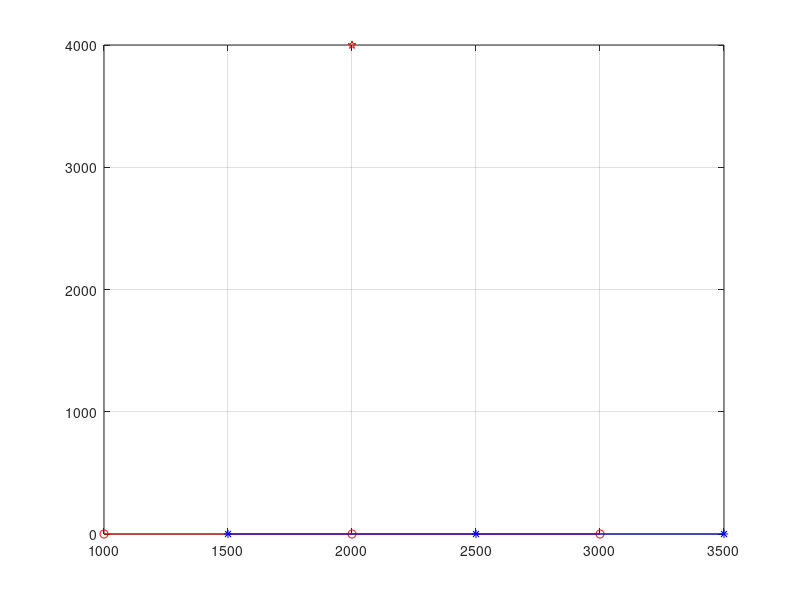

This chart was generated by the following MATLAB code: (Note: this script raises an error after producing the figure.)
clear all;
close all;
clc;
CF1=1; %show cost function
Known_Unknown_Sig   = 0; % 1- Known Signal, 0 - Unknown Signals
c = 3e8;                                               % Speed of light - 3*10^2 m/s
Q = 1;                                                  % Number of emitters
K = 3; %5                                         % Number of interception intervals
L = 2;%3;                                              % Number of receivers
SNRdB =  (5:5:45) ;  %ajw
ReceiverSpeed = 1e2;                      % receiver velocity (identical to all)
dist_mult = 1e3;
EmitterPos  = [2000 4000]; % [[1+5*rand,1+5*rand]*dist_mult;
fc  = 1e7;                             % carrier frequency
Ni_vec  =  zeros(1,K); %transmitter frequency shifts

max_dop = ReceiverSpeed/c*fc;
Fsc = 1e9;
Fs=Fsc/10;
Tsc = 1/Fsc;
Nsc = 2^10 ;   % - Number of samples in observation (after sampling the observation)


%Ns = NsVec(ns_ind);
time_vec = (0:Nsc-1)*Tsc;
freq_vec = (0:Nsc-1)*(Fsc/Nsc);
f_delta = freq_vec(2)-freq_vec(1);

ReceiverPos(:,1,1) =     (1:K)'*dist_mult;
ReceiverPos(:,2,1) =    (0*ones(1,K))'*dist_mult;
ReceiverVel(:,:,1) =      (ones(K,1)*[ReceiverSpeed 0]);

ReceiverPos(:,1,2) =     (1:K)'*dist_mult+500;
ReceiverPos(:,2,2) =     ReceiverPos(:,2,1) ;
ReceiverVel(:,:,2) =      (ones(K,1)*[ReceiverSpeed 0]);

figure
plot(ReceiverPos(:,1,1),ReceiverPos(:,2,1),'r-o', ReceiverPos(:,1,2),ReceiverPos(:,2,2),'b-*',...
    EmitterPos(1),EmitterPos(2),'rp') ; grid on
drawnow

%[TOA,Doppler_shift] = Create_Tau_Doppler(EmitterPos,ReceiverPos,ReceiverVel,fc,c,L,K);

%b_vec=ones(size(b_vec));

Nexp = 50; % Number of Monte-Carlo trials 

DPDRun = 1;
STRun = 0;

%SNRdB =  [-14:2:0]; 


sigma2Vec = 10.^(-SNRdB/10);                             % noise variance
sigma2dBVec = 10*log10(sigma2Vec);                              % noise variance [dB]

% %%%%%%%%%%%%%%%%%%%%%%%%%%%%%%%%%%%%%%%%%%%%%%

Norm_mat = zeros(length(SNRdB),Nexp);
%Poserr_DPD = zeros(length(NsVec),length(SNRdB));
%Bias_DPD = Poserr_DPD;    Poserr_ST = Poserr_DPD ;   Bias_ST = Bias_DPD;
r_vec_t = zeros(Nsc,K,L);
r_vec_f = zeros(Nsc,K,L);
r_vec_f_temp = zeros(2*Nsc,K,L);

disp('Generating Data...')
NOF = 20;

amplitudes = ones(K,NOF);
phases = rand(K,NOF)*0;
if NOF>1
    % Wide band signal ( BW = (0.4*Fs-max_dop))
    f1 = (max_dop:(0.4*Fs-max_dop)/(NOF-1):0.4*Fs);

else
    f1 = max_dop;
end
% window=ones(Ns,1);
% p=10;
% window(1:p)=zeros(p,1);
% window(end-p+1:end)=zeros(p,1);
b_vec=ones(1,K,L);
       
for snr_ind = 1:length(SNRdB)
    sigma2  = sigma2Vec(snr_ind);

    for nexp = 1:Nexp

        ttCPU = cputime;

        %%%%%%%%%%%%%%%%%%%%%%%%%%%%%%%%%%%%%%%%%%%%%%%%%%%%%%
        % Create the obsreved signal at the nth Expriment
        %    r_ell_k = b_ell_k *S_k(t - TOA_ell_k) * exp[j*2*pi*(Ni_k+fc*mu_ell_k)*(t - TOA_ell_k)] + w_ell_k;
        %%%%%%%%%%%%%%%%%%%%%%%%%%%%%%%%%%%%%%%%%%%%%%%%%%%%%%


        %figure
        %plot(window)
        %window=window-min(window);
        %EmitterPos=EmitterPos+(rand(size(EmitterPos))-.5);
         for k = 1:K
             for ell = 1:L

                [TOA,Doppler_shift] = Create_Tau_Doppler(EmitterPos,ReceiverPos,ReceiverVel,fc,c,L,K);
                reg_sig(:,k) = amplitudes(k,:)*sin( 2*pi*(f1')*time_vec ) ; 
                s1=floor(TOA(ell,k)/Tsc);
                s2=ceil(TOA(ell,k)/Tsc);
                T1=TOA(ell,k)-s1*Tsc;
                T2=Tsc-T1;
                int=circshift(reg_sig(:,k),s1)*T2/Tsc + circshift(reg_sig(:,k),s2)*T1/Tsc;
                %int=circshift(reg_sig(:,k),s1);
                Delayed_sig(:,k,ell)=int.*exp(i*2*pi*Doppler_shift(ell,k)*time_vec');
                E_sig = Delayed_sig(:,k,ell)'*Delayed_sig(:,k,ell);
                noise = sqrt(E_sig*sigma2/2)*(randn(Nsc,1)+i*randn(Nsc,1));
                r_vec_t(:,k,ell) =  Delayed_sig(:,k,ell) + noise ;  % (Eq.1 - new)
%                     r_vec_t(:,k,ell) = Delayed_sig  ;  
                %r_vec_f(:,k,ell) =  fft(r_vec_t(:,k,ell)); 
                %r_vec_f_temp(:,k,ell) =  fft(r_vec_t(:,k,ell),2*Ns); % Insert zero padding  length Ns
            end;%ell
        end;%k

        %%%%%%%%%%%%%%%%%%%%%%%%%%%%%%%
        % GRID SEARCH PARAMETERS
        %%%%%%%%%%%%%%%%%%%%%%%%%%%%%%%

        dLR_DPD =  400;
        dLR_ST = dLR_DPD;
        dC_DPD = 1*dist_mult;
        dC_ST = dC_DPD;
        Xsearch_DPD = [-dLR_DPD,-dLR_DPD/2,0,dLR_DPD/2,dLR_DPD]+EmitterPos(1)+(rand-.5)*10;
        Ysearch_DPD = [-dLR_DPD,-dLR_DPD/2,0,dLR_DPD/2,dLR_DPD]+EmitterPos(2)+(rand-.5)*10;
        Xsearch_ST = [1*dist_mult:dLR_ST:9*dist_mult];
        Ysearch_ST = [1*dist_mult:dLR_ST:9*dist_mult];
        LRDiv_DPD = [2 10 1 ];
        CDiv_DPD = [10 10 1 ];


        %%%%%%%%%%%%%%%%%%%%%%%%%%%%%%%%%%%%%%%%%%%%%%%%%%%%%%%%%%%%%%
        %%%%%%%%%%%%%%%%%%%%%%%%%%%%%%%%%%%%%%%%%%%%%%%%%%%%%%%%%%%%
        % DIRECT EMITTER LOCALIZATION
        %%%%%%%%%%%%%%%%%%%%%%%%%%%%%%%%%%%%%%%%%%%%%%%%%%%%%%%%%%%%
        if DPDRun
            disp('DPD Search Started...')
            counter = 0;     
            while dLR_DPD > .1
                counter = counter+1;
                if CF1
                    Xsearch_DPD = [-50:1:50]+EmitterPos(1);
                    Ysearch_DPD = [-50:1:50]+EmitterPos(2);
                end
                
                [EmitPosEst_DPD,Xest_DPD,Yest_DPD,CF_DPD]  = DPD(time_vec,Xsearch_DPD,Ysearch_DPD,ReceiverPos,ReceiverVel,K,L,...
                                                           Q,fc,c,Nsc,r_vec_t,freq_vec,f_delta,Known_Unknown_Sig,CF1);

                %if Xest_DPD==Xsearch_DPD(1) || Xest_DPD==Xsearch_DPD(end) || Yest_DPD==Ysearch_DPD(1) || Yest_DPD==Ysearch_DPD(end)
                %else
                    dLR_DPD=dLR_DPD*.8;
                %end
                Xsearch_DPD = [-dLR_DPD,0,dLR_DPD]+Xest_DPD+(rand-.5)*0;
                Ysearch_DPD = [-dLR_DPD,0,dLR_DPD]+Yest_DPD+(rand-.5)*0;
            end
%             ddd=10;
%             Xsearch_DPD = [-.1,0,.1] +   Xest_DPD;
%             Ysearch_DPD = [-.1,0,.1] +   Yest_DPD;
%             while ddd>1
%                 [EmitPosEst_DPD,Xest_DPD,Yest_DPD,CF_DPD]  = DPDPosEst_f(time_vec,Xsearch_DPD,Ysearch_DPD,ReceiverPos,ReceiverVel,K,L,...
%                                                            Q,fc,c,Nsc,r_vec_t,freq_vec,f_delta,Known_Unknown_Sig,CF1);
%                 if Xest_DPD==Xsearch_DPD(1) || Xest_DPD==Xsearch_DPD(end) || Yest_DPD==Ysearch_DPD(1) || Yest_DPD==Ysearch_DPD(end)
%                     Xsearch_DPD = [-.1,0,.1] +   Xest_DPD;
%                     Ysearch_DPD = [-.1,0,.1] +   Yest_DPD;
%                 else
%                     ddd=0;
%                 end
%             end

            x_hat_DPD(snr_ind,nexp)  = Xest_DPD;
            y_hat_DPD(snr_ind,nexp)  = Yest_DPD;

            Norm_mat(snr_ind,nexp) = norm(EmitPosEst_DPD - EmitterPos');
            disp(['SNR,Exp ', '[' ,num2str(SNRdB(snr_ind)), ',' num2str(nexp) ']',...
                'Norm_mat = ',num2str( Norm_mat(snr_ind,nexp))])
        end %DPD Run

    %%%%%%%%%%%%%%%%%%%%%%%%%%%%%%%%%%%%%%%%%%%%%%%%%%%%%%%%%%%%
    % CONVENTIONAL EMITTER LOCALIZATION
    %%%%%%%%%%%%%%%%%%%%%%%%%%%%%%%%%%%%%%%%%%%%%%%%%%%%%%%%%%%%

        if STRun

            % Estimate Doppler shift and TOA  at each interception point
            %%%%%%%%%%%%%%%%%%%%%%%%%%%%%%%%%%%%%%%%%%%%%%%%%%%%%%%%%%%%
            max_distance = sqrt(2)*(Xsearch_ST(end) - Xsearch_ST(1)); % meters
            max_TOA = max_distance/c ;

            [Est_Doppler_Shift,Est_TOA] =    Est_Doppler_toa2(r_vec_f_temp,r_vec_t,r_vec_f,Ns,Fs,Ts,K,time_vec,freq_vec,max_dop,max_TOA,Known_Unknown_Sig);

            %%%%%%%%%%%%%%%%%%%%%%%%%%%%%%%%%%%%%%%%%%%%%%%%%%%%%%%%%%%%
            % Estimate the emitter position -  NON-DD POSITIONING APPRAOCH
            %%%%%%%%%%%%%%%%%%%%%%%%%%%%%%%%%%%%%%%%%%%%%%%%%%%%%%%%%%%%
            disp('Stein - Search Started...')
            counter = 0;     
            while dLR_ST > 1
                counter = counter+1;
                [EmitPosEst_ST,Xest_ST,Yest_ST,CF_ST]  =  STPosEst(Est_Doppler_Shift,Est_TOA,Xsearch_ST,...
                                                                    Ysearch_ST,K,L,ReceiverPos,ReceiverVel,fc,c,Known_Unknown_Sig);

%                     if counter == 1
%                         figure,surf(Ysearch_ST,Xsearch_ST,CF_ST), shading interp
%                         xlabel('Y axis [meter]'); ylabel('X axis [meter]');title('CF ST')
%                     end
                Xsearch_ST = Xest_ST- 4*dLR_ST:dLR_ST/2:Xest_ST+ 4*dLR_ST;
                Ysearch_ST = Yest_ST- 4*dLR_ST:dLR_ST/2:Yest_ST+ 4*dLR_ST;
                if min(abs([Xsearch_ST(1),Xsearch_ST(end)]-Xest_ST))<0.5*dLR_ST ||...
                         min(abs([Ysearch_ST(1),Ysearch_ST(end)]-Yest_ST))<0.5*dLR_ST
                    %%%
                else
                    dLR_ST = dLR_ST/2;
                end
            end

            %%%%%%%%%%%%%%%%%%%%%%%%%%%%%%%%%%
            % The Estimated Postion
            %%%%%%%%%%%%%%%%%%%%%%%%%%%%%%%%%%
            x_hat_ST(snr_ind,nexp)  = Xest_ST;
            y_hat_ST(snr_ind,nexp)  = Yest_ST;

            Norm_mat_ST(snr_ind,nexp) = norm(EmitPosEst_ST - EmitterPos');
            disp(['SNR,Exp ', '[' ,num2str(SNRdB(snr_ind)), ',' num2str(nexp) ']',...
                'Norm_mat_ST = ',num2str( Norm_mat_ST(snr_ind,nexp))])
        end %STRun
    end% Nexp

    %%%%%%%%%%%%%%%%%%%%%%%%%%%%%%%%%%%%%%%%%%%%%%%%%%%%%%%%%%%%
    % CRAMER RAO LOWER BOUND
    %%%%%%%%%%%%%%%%%%%%%%%%%%%%%%%%%%%%%%%%%%%%%%%%%%%%%%%%%%%%

%     [CRBp,J] =   CRLB_d_9_2_09(Delayed_sig,amplitudes,phases,b_vec,sigma2,EmitterPos,ReceiverPos,ReceiverVel,Ni_vec,c,Nsc,K,L,Q,...
%         fc,Fs,max_dop,freq_vec,time_vec,Known_Unknown_Sig,TOA,Doppler_shift,f1);
%     CRBp_Std(ns_ind,snr_ind)  =  sqrt(CRBp(1,1)+CRBp(2,2));

%         % For test only 12.2.09
%         disp(['SNR,Exp ', '[' ,num2str(SNRdB(snr_ind)), ']' , 'CRBp_Std ',num2str(CRBp_Std(ns_ind,snr_ind)), ...
%             'time:',num2str(cputime - ttCPU)]);
    %%%%%%%%%%%%%%%%%%%%%%%%%%%%%%%%%%%%%%%%%%%%%%%%%%%%%%%%%%%

    %%%%%%%%%%%%%%%%%%%%%%%%%%%%%%%%%%
    % Calculate RMSE and Bias 
    %%%%%%%%%%%%%%%%%%%%%%%%%%%%%%%%%%

     %DPD
    if DPDRun  
        Bias_vec_DPD = [mean(x_hat_DPD(snr_ind,1:Nexp)); mean(y_hat_DPD(snr_ind,1:Nexp))] - EmitterPos';
        ErrorMat_DPD = [x_hat_DPD(snr_ind,1:Nexp);y_hat_DPD(snr_ind,1:Nexp)] - EmitterPos'*ones(1,Nexp);
        Pt_DPD = 1/Nexp * ErrorMat_DPD * ErrorMat_DPD';
        Poserr_DPD(1,snr_ind) = sqrt(Pt_DPD(1,1)+Pt_DPD(2,2));
        Bias_DPD(1,snr_ind) = norm([mean(ErrorMat_DPD(1,:)), mean(ErrorMat_DPD(2,:))]);

%             disp(['SNR,Exp ', '[' ,num2str(SNRdB(snr_ind)), ']' ,' Direct: Error ',num2str(Poserr_DPD(ns_ind,snr_ind)),...
%                 ' Direct: Bias ',num2str(Bias_DPD(ns_ind,snr_ind)), 'time:',num2str(cputime - ttCPU)]);
        disp(['SNR,Exp ', '[' ,num2str(SNRdB(snr_ind)), ']' ,' Direct: Error ',num2str(Poserr_DPD(1,snr_ind)),...
            ' Direct: Bias ',num2str(Bias_DPD(1,snr_ind)), 'CRBp_Std ', ...
             'time:',num2str(cputime - ttCPU)]);
    end %DPD 

    %Stein
    if STRun
        Bias_vec_ST = [mean(x_hat_ST(snr_ind,1:Nexp)); mean(y_hat_ST(snr_ind,1:Nexp))] - EmitterPos';
        ErrorMat_ST = [x_hat_ST(snr_ind,1:Nexp);y_hat_ST(snr_ind,1:Nexp)] - EmitterPos'*ones(1,Nexp);
        Pt_ST = 1/Nexp * ErrorMat_ST * ErrorMat_ST';
        Poserr_ST(ns_ind,snr_ind) = sqrt(Pt_ST(1,1) + Pt_ST(2,2));
        Bias_ST(ns_ind,snr_ind) = norm([mean(ErrorMat_ST(1,:)), mean(ErrorMat_ST(2,:))]);

%             disp(['SNR,Exp ', '[' ,num2str(SNRdB(snr_ind)), ']' ,' Stein: Error ',num2str(Poserr_ST(ns_ind,snr_ind)),...
%                 ' Stein: Bias ',num2str(Bias_ST(ns_ind,snr_ind)), 'time:',num2str(cputime - ttCPU)]);
         disp(['SNR,Exp ', '[' ,num2str(SNRdB(snr_ind)), ']' ,' Stein: Error ',num2str(Poserr_ST(ns_ind,snr_ind)),...
            ' Stein: Bias ',num2str(Bias_ST(ns_ind,snr_ind)), 'CRBp_Std ',num2str(CRBp_Std(ns_ind,snr_ind)), ...
             'time:',num2str(cputime - ttCPU)]);
    end %Stein

    %%%%%%%%%%%%%%%%%%%%%%%%%%%%%%%%%%

end;% SNR



%%%%%%%%%%%%%%%%%%%%%%%%%%%%%%%%%%%%%%%%%%%%%%
%File Name 
%%%%%%%%%%%%%%%%%%%%%%%%%%%%%%%%%%%%%%%%%%%%%%
xtemp = clock;
ztemp = ceil(xtemp(end)*10);
if (Known_Unknown_Sig == 1)
    ResFile  =   '\KnSig';
else
    ResFile  =   '\UnknSig';
end;
curr_Dir = cd;
RunDate =   [curr_Dir,ResFile,num2str(ztemp),datestr(now,'ddmm'),'.mat'];

%%%%%%%%%%%%%%%%%%%%%%%%%%%%%%%%%%%%%%%%%%
% SAVE RESULTS
%%%%%%%%%%%%%%%%

save (RunDate);
if DPDRun && STRun
    save (RunDate,'b_vec','SNRdB','Poserr_DPD','Bias_DPD','Poserr_ST','Bias_ST','CRBp_Std','-append');
elseif DPDRun
%     save (RunDate,'SNRdB','Poserr_DPD','Bias_DPD','CRBp_Std','-append');
elseif STRun
    save (RunDate,'b_vec','SNRdB','Poserr_ST','Bias_ST','CRBp_Std','-append');
end
%%%%%%%%%%%%%%%%%%%%%%%%%%%%%%%%%%%%%%%%%%


%%%%%%%%%%%%%%%%%%%
%PLOT Results
%%%%%%%%%%%%%%%%%%%

figure;
if DPDRun && STRun
     semilogy(SNRdB,Poserr_DPD,'b-s','linewidth',1.2); hold on
     semilogy(SNRdB,Poserr_ST,'r-d','linewidth',1.2);
     semilogy(SNRdB,CRBp_Std,'k-','linewidth',1.2);hold off
     legend('DPD Algorithm','Stein Algorithm','CRLB');
elseif DPDRun
    semilogy(SNRdB,Poserr_DPD,'b-s','linewidth',1.2); hold on
    %semilogy(SNRdB,CRBp_Std,'k-','linewidth',1.2);hold off
    %legend('DPD Algorithm','CRLB');
elseif STRun
    semilogy(SNRdB,Poserr_ST,'b-s','linewidth',1.2); hold on
    semilogy(SNRdB,CRBp_Std,'k-','linewidth',1.2); hold off
    legend('Stein Algorithm','CRLB');
% else % For tests only  12.2.09
%     semilogy(SNRdB,CRBp_Std,'k-','linewidth',1.2)
%     legend('CRLB');
end

xtext='SNR [dB]';
xlabel(xtext,'interpreter','latex','fontsize',16);
ytext='RMSE [m]';
ylabel(ytext,'interpreter','latex','fontsize',16);
grid;
set(gca,'xtick',SNRdB);
set(gca,'xticklabel',SNRdB);

